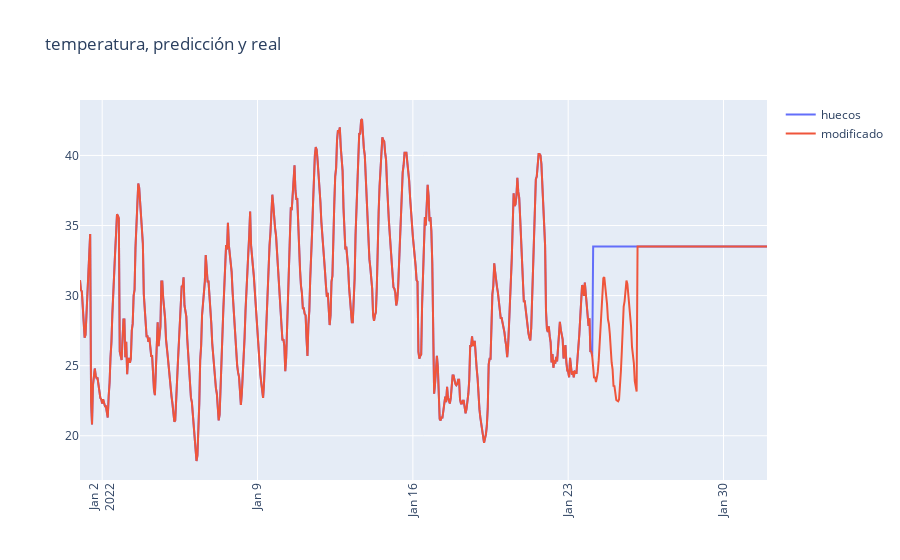

The code cell stored with this chart in its notebook:
### Code cell
indice=2
print(k2[indice],horas_predecir2[indice])
# px.line(df_clon.loc[f'{k[indice].year}-{k[indice].month}']['y'])

pic1=go.Scatter(x=df_clon.loc[f'{k2[indice].year}-{k2[indice].month}'].index, y=df_clon.loc[f'{k2[indice].year}-{k2[indice].month}']['y'],name='huecos')
pic2=go.Scatter(x=df_clon2.loc[f'{k2[indice].year}-{k2[indice].month}'].index, y=df_clon2.loc[f'{k2[indice].year}-{k2[indice].month}']['y'],name='modificado')

fig = make_subplots(specs=[[{"secondary_y": False}]])
fig.add_trace(pic1)
fig.add_trace(pic2)
fig['layout'].update( title = 'temperatura, predicción y real',xaxis=dict(tickangle=-90))
iplot(fig)

### Figure 1 — Plotly figure (JSON) as saved in the notebook; plotly's stock layout.template omitted (floating-point values rounded to 4 significant figures; data arrays with more than 128 entries replaced by an {"elided": "..."} marker saying what was removed)
{"data": [{"name": "huecos", "type": "scatter", "x": {"elided": "744 str values"}, "y": {"elided": "744 float values"}}, {"name": "modificado", "type": "scatter", "x": {"elided": "744 str values"}, "y": {"elided": "744 float values"}}], "layout": {"title": {"text": "temperatura, predicción y real"}, "xaxis": {"anchor": "y", "domain": [0, 1], "tickangle": -90}, "yaxis": {"anchor": "x", "domain": [0, 1]}}}
